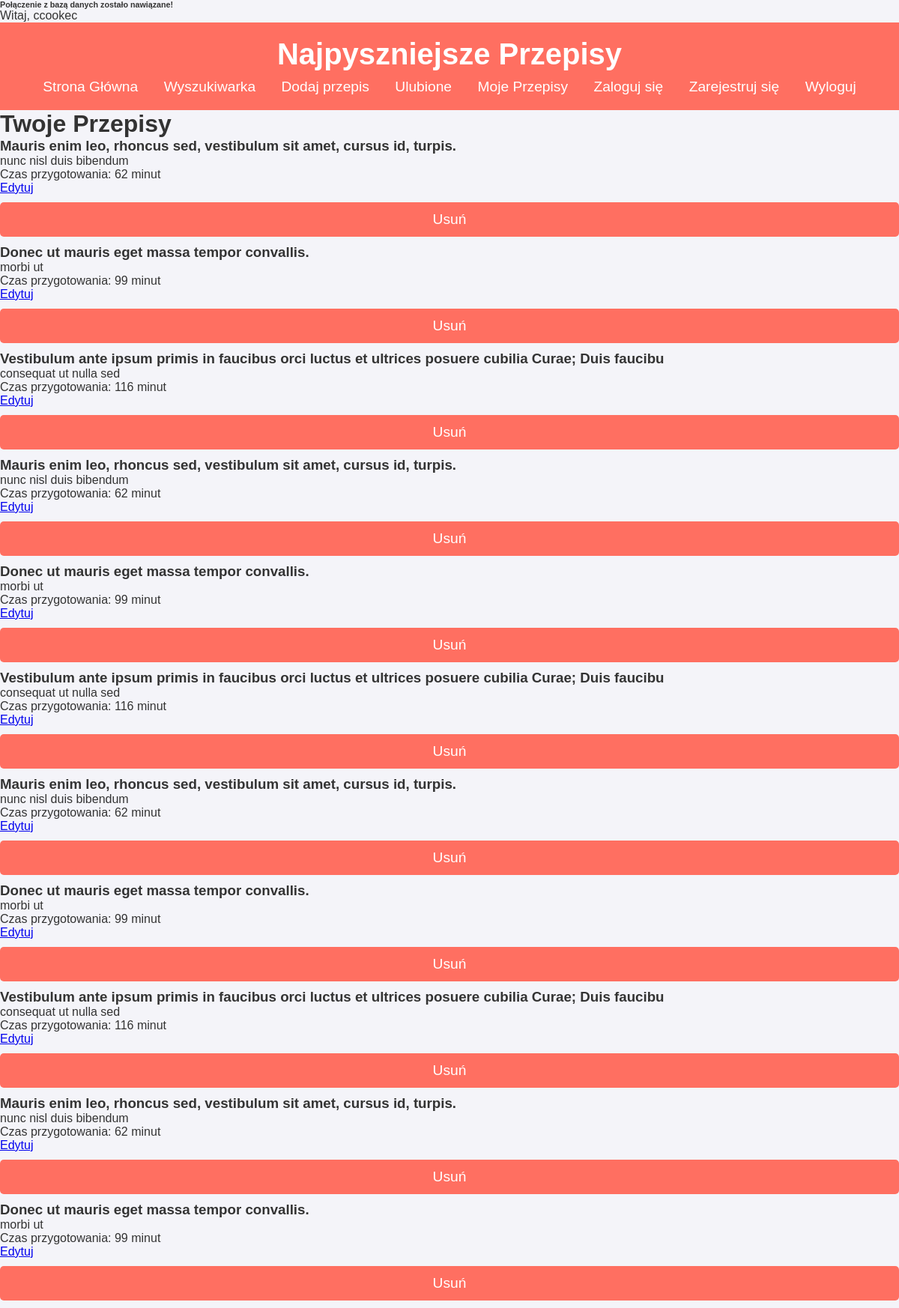
The page /public/my_recipes.php (signed in) on the database its author committed.
### tables this page shows
CREATE TABLE `recipes` (
  `recipe_id` int(11) NOT NULL,
  `title` varchar(100) NOT NULL,
  `description` text DEFAULT NULL,
  `instructions` text NOT NULL,
  `servings` int(11) DEFAULT 1,
  `prep_time` int(11) DEFAULT 0,
  `cook_time` int(11) DEFAULT 0,
  `user_id` int(11) DEFAULT NULL,
  `created_at` timestamp NOT NULL DEFAULT current_timestamp(),
  `updated_at` timestamp NOT NULL DEFAULT current_timestamp() ON UPDATE current_timestamp()
);

### public/my_recipes.php (the view, shortened to what this page needs)
<?php
require_once "../includes/db.php";
echo "Witaj, " . htmlspecialchars($_SESSION['username']);
$userId = $_SESSION['user_id'];
$stmt = $pdo->prepare("
    SELECT recipe_id, title, description, prep_time
    FROM recipes
    WHERE user_id = :user_id
");
$stmt->execute([':user_id' => $userId]);
$myRecipes = $stmt->fetchAll();
?>
<!DOCTYPE html>
<html lang="pl">
<head>
    <link rel="stylesheet" href="../css/style.css">
</head>
<body>
    <?php require_once "../blocks/header.php"; ?>
    <h1>Twoje Przepisy</h1>
    <?php if (!empty($myRecipes)): ?>
        <div class="recipe-list">
            <?php foreach ($myRecipes as $recipe): ?>
                <div class="recipe">
                    <h3><?= htmlspecialchars($recipe['title']) ?></h3>
                    <p><?= htmlspecialchars($recipe['description']) ?></p>
                    <p>Czas przygotowania: <?= htmlspecialchars($recipe['prep_time']) ?> minut</p>
                    <a href="edit_recipe.php?id=<?= $recipe['recipe_id'] ?>">Edytuj</a>
                    <form method="POST" action="delete_recipe.php" style="display:inline;">
                        <button type="submit" onclick="return confirm('Czy na pewno chcesz usunąć ten przepis?')">Usuń</button>
                    </form>
                </div>
            <?php endforeach; ?>
        </div>
    <?php else: ?>
        <p>Nie masz jeszcze żadnych przepisów.</p>
    <?php endif; ?>
</body>
</html>

### css/style.css (style rules this page uses)
* { margin: 0; padding: 0; box-sizing: border-box; }
body { font-family: 'Arial', sans-serif; background-color: #f4f4f9; color: #333; }
button { color: white; text-decoration: none; font-size: 1.2em; }
button { background-color: #ff6f61; color: white; border: none; padding: 12px 20px; margin: 10px 0; font-size: 1.2em; cursor: pointer; width: 100%; border-radius: 5px; }

### rows shown on the page
recipes: title "Mauris enim leo, rhoncus sed, vestibulum sit amet, cursus id, turpis.", description "nunc nisl duis bibendum", prep_time "62"
recipes: title "Donec ut mauris eget massa tempor convallis.", description "morbi ut", prep_time "99"
recipes: title "Vestibulum ante ipsum primis in faucibus orci luctus et ultrices posuere cubilia Curae; Duis faucibu", description "consequat ut nulla sed", prep_time "116"
recipes: title "Mauris enim leo, rhoncus sed, vestibulum sit amet, cursus id, turpis.", description "nunc nisl duis bibendum", prep_time "62"
recipes: title "Donec ut mauris eget massa tempor convallis.", description "morbi ut", prep_time "99"
recipes: title "Vestibulum ante ipsum primis in faucibus orci luctus et ultrices posuere cubilia Curae; Duis faucibu", description "consequat ut nulla sed", prep_time "116"
recipes: title "Mauris enim leo, rhoncus sed, vestibulum sit amet, cursus id, turpis.", description "nunc nisl duis bibendum", prep_time "62"
recipes: title "Donec ut mauris eget massa tempor convallis.", description "morbi ut", prep_time "99"
recipes: title "Vestibulum ante ipsum primis in faucibus orci luctus et ultrices posuere cubilia Curae; Duis faucibu", description "consequat ut nulla sed", prep_time "116"
recipes: title "Mauris enim leo, rhoncus sed, vestibulum sit amet, cursus id, turpis.", description "nunc nisl duis bibendum", prep_time "62"
recipes: title "Donec ut mauris eget massa tempor convallis.", description "morbi ut", prep_time "99"

### other values the page prints
$_SESSION['username'] "ccookec"
